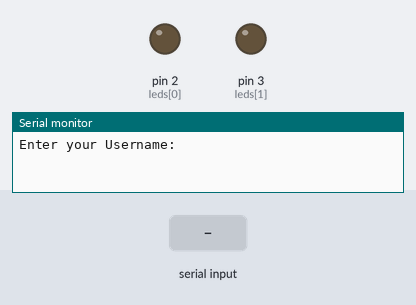
Recording of a sketch running on a simulated Arduino Uno, built with avr-gcc and run on an emulated ATmega328P. On the bench: output pins drawn as LEDs (lit = HIGH), the last lines printed to the serial monitor. Inputs (shaded band) come from the test bench.

Above: at 1.2 s.
1.3 s: "admin" received over Serial
3.8 s: "1" received over Serial
At 5.9 s:
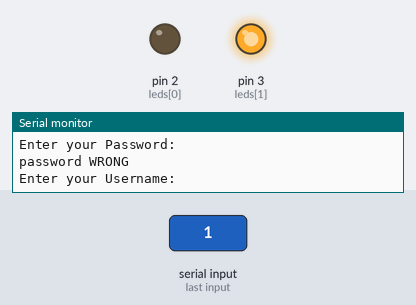
Timing chart, 0 to 7.4 s (numbered marks = the images above; inputs shaded):
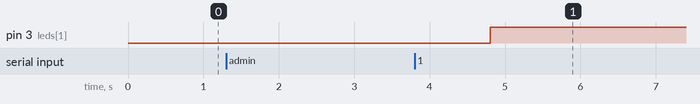

The sketch:

LoginSystem.ino
```cpp
int leds[2] = {2, 3};
String username = "";
String password = "";
int state = 0;

void setup() {
  // put your setup code here, to run once:
  Serial.begin(9600);
  for (int i =0 ; i < 2; i++){
    pinMode(leds[i], OUTPUT);
  }
}

void loop() {
  // put your main code here, to run repeatedly:
  Serial.println("Enter your Username: ");
  while (Serial.available() == 0){
  }
    username = Serial.readString();
    username.trim();

   Serial.println("Enter your Password: ");
   while (Serial.available() == 0){
  }
    password = Serial.readString();
    password.trim();

  if((username.length()>0) && (password.length()>0)){
    if (username.equals("admin")){
      if (password.equals("admin")){
        Serial.println("GOODSHIT!");
        digitalWrite(leds[0], HIGH);
        digitalWrite(leds[1], LOW);
      }
      else {
        Serial.println("password WRONG");
        digitalWrite(leds[0], LOW);
        digitalWrite(leds[1], HIGH);
      }
    }
    else {
      Serial.println("username WRONG");
      digitalWrite(leds[0], LOW);
      digitalWrite(leds[1], HIGH);
      }
    }
}
```

Measured:
- after the input at 3.8 s, pin 3 (leds[1]): LOW → HIGH after 1.0 s
